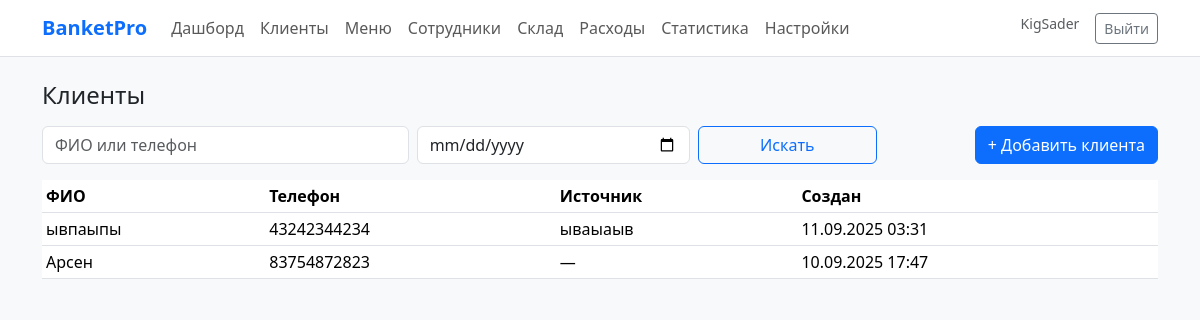
Screenshot of /crm/clients/ (signed in) with the database file from the repository.
### crm/models.py (models this page shows, shortened)
class Client(models.Model):
    full_name = models.CharField('ФИО', max_length=200)
    phone = models.CharField('Телефон', max_length=50)
    description = models.TextField('Описание', blank=True)
    source = models.CharField('Источник', max_length=100, blank=True)
    created_at = models.DateTimeField(auto_now_add=True)

### crm/views.py (the view)
# urls.py: path('clients/', views.ClientListView.as_view(), name='client_list'),
class ClientListView(LoginRequiredMixin, generic.ListView):
    model = Client
    paginate_by = 20
    template_name = 'crm/client_list.html'
    def get_queryset(self):
        qs = super().get_queryset().order_by('-created_at')
        q = self.request.GET.get('q'); event_date = self.request.GET.get('event_date')
        if q:
            qs = qs.filter(Q(full_name__icontains=q) | Q(phone__icontains=q))
        if event_date:
            qs = qs.filter(event__date=event_date).distinct()
        return qs

### templates/crm/client_list.html (shortened to what this page needs)
{% extends 'base.html' %}
{% block content %}
<h1 class="h4 mb-3">Клиенты</h1>
<form class="row g-2 mb-3" method="get">
  <div class="col-md-4"><input type="search" class="form-control" name="q" placeholder="ФИО или телефон" value="{{ request.GET.q }}"></div>
  <div class="col-md-3"><input type="date" class="form-control" name="event_date" value="{{ request.GET.event_date }}"></div>
  <div class="col-md-2"><button class="btn btn-outline-primary w-100">Искать</button></div>
  <div class="col-md-3 text-end"><a class="btn btn-primary" href="{% url 'crm:client_create' %}">+ Добавить клиента</a></div>
</form>
<table class="table table-sm align-middle bg-white">
  <thead><tr><th>ФИО</th><th>Телефон</th><th>Источник</th><th>Создан</th></tr></thead>
  <tbody>
    {% for c in object_list %}
      <tr>
        <td>{{ c.full_name }}</td>
        <td>{{ c.phone }}</td>
        <td>{{ c.source|default:"—" }}</td>
        <td>{{ c.created_at|date:"d.m.Y H:i" }}</td>
      </tr>
    {% empty %}
      <tr><td colspan="4" class="text-muted">Пусто</td></tr>
    {% endfor %}
  </tbody>
</table>
{% endblock %}

### templates/base.html (shortened to what this page needs)
{% load static %}
<!doctype html>
<html lang="ru">
<head>
  <link href="https://cdn.jsdelivr.net/npm/bootstrap@5.3.3/dist/css/bootstrap.min.css" rel="stylesheet">
  <link href="{% static 'css/app.css' %}" rel="stylesheet">
</head>
<body class="bg-light">
<nav class="navbar navbar-expand-lg navbar-light bg-white border-bottom">
  <div class="container">
    <a class="navbar-brand fw-semibold text-primary" href="/">BanketPro</a>
    <div class="collapse navbar-collapse" id="nav">
      <ul class="navbar-nav me-auto">
        <li class="nav-item"><a class="nav-link" href="/crm/dashboard/">Дашборд</a></li>
        <li class="nav-item"><a class="nav-link" href="/crm/clients/">Клиенты</a></li>
        <li class="nav-item"><a class="nav-link" href="/menu/">Меню</a></li>
        <li class="nav-item"><a class="nav-link" href="/employees/">Сотрудники</a></li>
        <li class="nav-item"><a class="nav-link" href="/warehouse/">Склад</a></li>
        <li class="nav-item"><a class="nav-link" href="/expenses/">Расходы</a></li>
        <li class="nav-item"><a class="nav-link" href="/stats/">Статистика</a></li>
        <li class="nav-item"><a class="nav-link" href="/settings/">Настройки</a></li>
      </ul>
      <div class="d-flex">
        {% if user.is_authenticated %}
          <span class="me-3 small text-muted">{{ user.username }}</span>
          <a class="btn btn-sm btn-outline-secondary" href="/accounts/logout/">Выйти</a>
        {% else %}
          <a class="btn btn-sm btn-primary" href="/accounts/login/">Войти</a>
        {% endif %}
      </div>
    </div>
  </div>
</nav>
<main class="container py-4">
  {% block content %}{% endblock %}
</main>
</body>
</html>

### rows the page displays
Client: full_name "ывпаыпы", phone "43242344234", source "ываыаыв", created_at "11.09.2025 03:31"
Client: full_name "Арсен", phone "83754872823", source "—", created_at "10.09.2025 17:47"

### other values shown
{{ user.username }} "KigSader"
